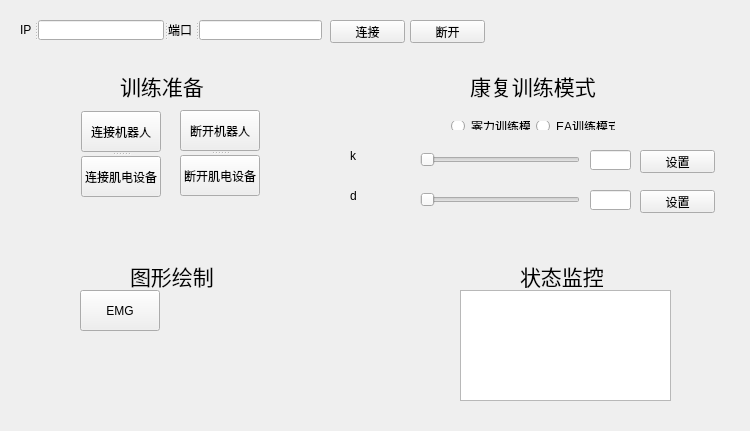
<?xml version="1.0" encoding="UTF-8"?>
<ui version="4.0">
 <class>Widget</class>
 <widget class="QWidget" name="Widget">
  <property name="geometry">
   <rect>
    <x>0</x>
    <y>0</y>
    <width>750</width>
    <height>431</height>
   </rect>
  </property>
  <property name="windowTitle">
   <string>Widget</string>
  </property>
  <widget class="QPushButton" name="link_button">
   <property name="geometry">
    <rect>
     <x>330</x>
     <y>20</y>
     <width>75</width>
     <height>23</height>
    </rect>
   </property>
   <property name="text">
    <string>连接</string>
   </property>
  </widget>
  <widget class="QPushButton" name="disconnect_button">
   <property name="geometry">
    <rect>
     <x>410</x>
     <y>20</y>
     <width>75</width>
     <height>23</height>
    </rect>
   </property>
   <property name="text">
    <string>断开</string>
   </property>
  </widget>
  <widget class="QLabel" name="label_5">
   <property name="geometry">
    <rect>
     <x>100</x>
     <y>69</y>
     <width>0</width>
     <height>12</height>
    </rect>
   </property>
   <property name="text">
    <string/>
   </property>
  </widget>
  <widget class="QLabel" name="label_6">
   <property name="geometry">
    <rect>
     <x>120</x>
     <y>70</y>
     <width>91</width>
     <height>31</height>
    </rect>
   </property>
   <property name="font">
    <font>
     <family>宋体</family>
     <pointsize>16</pointsize>
    </font>
   </property>
   <property name="text">
    <string>训练准备</string>
   </property>
  </widget>
  <widget class="QLabel" name="label_7">
   <property name="geometry">
    <rect>
     <x>470</x>
     <y>70</y>
     <width>131</width>
     <height>31</height>
    </rect>
   </property>
   <property name="font">
    <font>
     <family>宋体</family>
     <pointsize>16</pointsize>
    </font>
   </property>
   <property name="text">
    <string>康复训练模式</string>
   </property>
  </widget>
  <widget class="QLabel" name="label_8">
   <property name="geometry">
    <rect>
     <x>130</x>
     <y>260</y>
     <width>131</width>
     <height>31</height>
    </rect>
   </property>
   <property name="font">
    <font>
     <family>宋体</family>
     <pointsize>16</pointsize>
    </font>
   </property>
   <property name="text">
    <string>图形绘制</string>
   </property>
  </widget>
  <widget class="QLabel" name="label_9">
   <property name="geometry">
    <rect>
     <x>520</x>
     <y>260</y>
     <width>131</width>
     <height>31</height>
    </rect>
   </property>
   <property name="font">
    <font>
     <family>宋体</family>
     <pointsize>16</pointsize>
    </font>
   </property>
   <property name="text">
    <string>状态监控</string>
   </property>
  </widget>
  <widget class="QSlider" name="horizontalSlider">
   <property name="geometry">
    <rect>
     <x>420</x>
     <y>150</y>
     <width>160</width>
     <height>19</height>
    </rect>
   </property>
   <property name="orientation">
    <enum>Qt::Horizontal</enum>
   </property>
  </widget>
  <widget class="QSlider" name="horizontalSlider_2">
   <property name="geometry">
    <rect>
     <x>420</x>
     <y>190</y>
     <width>160</width>
     <height>19</height>
    </rect>
   </property>
   <property name="orientation">
    <enum>Qt::Horizontal</enum>
   </property>
  </widget>
  <widget class="QTextEdit" name="recvTextEdit">
   <property name="geometry">
    <rect>
     <x>460</x>
     <y>290</y>
     <width>211</width>
     <height>111</height>
    </rect>
   </property>
  </widget>
  <widget class="QSplitter" name="splitter_2">
   <property name="geometry">
    <rect>
     <x>20</x>
     <y>20</y>
     <width>302</width>
     <height>20</height>
    </rect>
   </property>
   <property name="orientation">
    <enum>Qt::Horizontal</enum>
   </property>
   <widget class="QLabel" name="label">
    <property name="text">
     <string>IP</string>
    </property>
   </widget>
   <widget class="QLineEdit" name="line_ip"/>
   <widget class="QSplitter" name="splitter">
    <property name="orientation">
     <enum>Qt::Horizontal</enum>
    </property>
    <widget class="QLabel" name="label_2">
     <property name="text">
      <string>端口</string>
     </property>
    </widget>
    <widget class="QLineEdit" name="line_port"/>
   </widget>
  </widget>
  <widget class="QSplitter" name="splitter_4">
   <property name="geometry">
    <rect>
     <x>180</x>
     <y>110</y>
     <width>80</width>
     <height>86</height>
    </rect>
   </property>
   <property name="orientation">
    <enum>Qt::Vertical</enum>
   </property>
   <widget class="QPushButton" name="disconnect_robot_button">
    <property name="text">
     <string>断开机器人</string>
    </property>
   </widget>
   <widget class="QPushButton" name="disconnect_muscle_button">
    <property name="text">
     <string>断开肌电设备</string>
    </property>
   </widget>
  </widget>
  <widget class="QSplitter" name="splitter_3">
   <property name="geometry">
    <rect>
     <x>81</x>
     <y>111</y>
     <width>80</width>
     <height>86</height>
    </rect>
   </property>
   <property name="orientation">
    <enum>Qt::Vertical</enum>
   </property>
   <widget class="QPushButton" name="link_robot_button">
    <property name="text">
     <string>连接机器人</string>
    </property>
   </widget>
   <widget class="QPushButton" name="link_muscle_button">
    <property name="text">
     <string>连接肌电设备</string>
    </property>
   </widget>
  </widget>
  <widget class="QLineEdit" name="line_port_k">
   <property name="geometry">
    <rect>
     <x>590</x>
     <y>150</y>
     <width>41</width>
     <height>20</height>
    </rect>
   </property>
  </widget>
  <widget class="QLineEdit" name="line_port_d">
   <property name="geometry">
    <rect>
     <x>590</x>
     <y>190</y>
     <width>41</width>
     <height>20</height>
    </rect>
   </property>
  </widget>
  <widget class="QPushButton" name="set_k_button">
   <property name="geometry">
    <rect>
     <x>640</x>
     <y>150</y>
     <width>75</width>
     <height>23</height>
    </rect>
   </property>
   <property name="text">
    <string>设置</string>
   </property>
  </widget>
  <widget class="QPushButton" name="set_d_button">
   <property name="geometry">
    <rect>
     <x>640</x>
     <y>190</y>
     <width>75</width>
     <height>23</height>
    </rect>
   </property>
   <property name="text">
    <string>设置</string>
   </property>
  </widget>
  <widget class="QLabel" name="label_3">
   <property name="geometry">
    <rect>
     <x>350</x>
     <y>150</y>
     <width>54</width>
     <height>12</height>
    </rect>
   </property>
   <property name="text">
    <string>k</string>
   </property>
  </widget>
  <widget class="QLabel" name="label_4">
   <property name="geometry">
    <rect>
     <x>350</x>
     <y>190</y>
     <width>54</width>
     <height>12</height>
    </rect>
   </property>
   <property name="text">
    <string>d</string>
   </property>
  </widget>
  <widget class="QWidget" name="layoutWidget">
   <property name="geometry">
    <rect>
     <x>440</x>
     <y>110</y>
     <width>186</width>
     <height>31</height>
    </rect>
   </property>
   <layout class="QGridLayout" name="gridLayout">
    <item row="0" column="0">
     <widget class="QRadioButton" name="zero_radioButton">
      <property name="text">
       <string>零力训练模式</string>
      </property>
     </widget>
    </item>
    <item row="0" column="1">
     <widget class="QRadioButton" name="EA_radioButton">
      <property name="text">
       <string>EA训练模式</string>
      </property>
     </widget>
    </item>
   </layout>
  </widget>
  <widget class="QPushButton" name="EMG_button">
   <property name="geometry">
    <rect>
     <x>80</x>
     <y>290</y>
     <width>80</width>
     <height>41</height>
    </rect>
   </property>
   <property name="text">
    <string>EMG</string>
   </property>
  </widget>
 </widget>
 <layoutdefault spacing="6" margin="11"/>
 <resources/>
 <connections/>
</ui>
